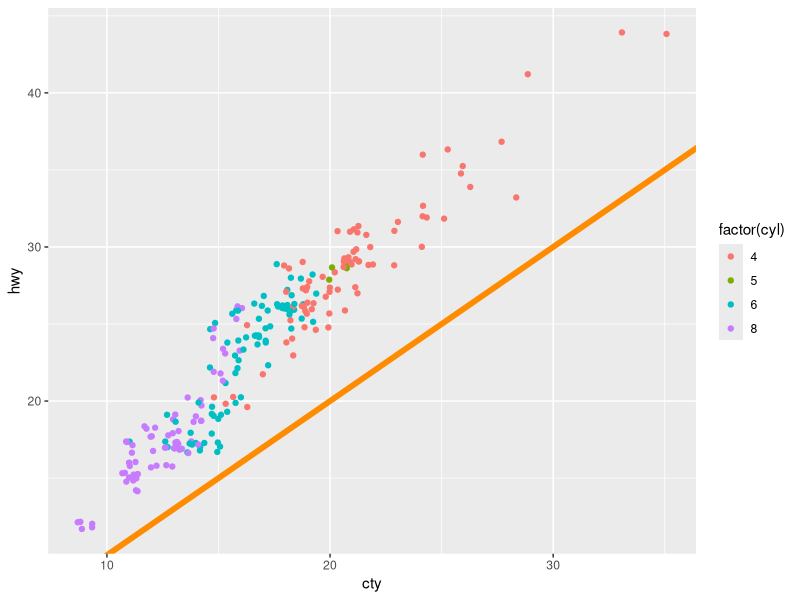
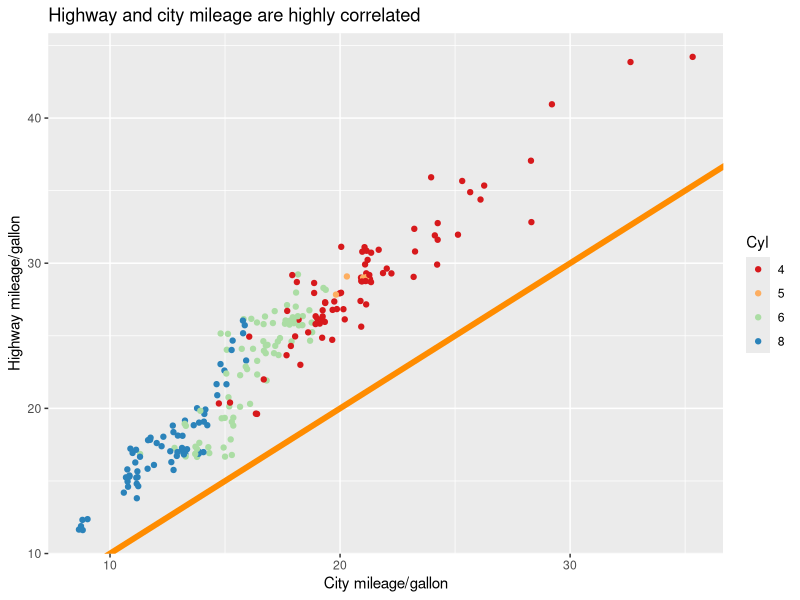

These figures' R source, in order:
library(ggplot2)
base <- ggplot(mpg, aes(cty, hwy, color = factor(cyl))) +
  #factor specify the category of data set( mane koy category er data ache ta define kore day)
  geom_jitter() + 
  geom_abline(colour = "darkorange", linewidth = 2)
#This line adds a straight line to the plot using the geom_abline() function. By default, this line will 
#have a slope of 1 and an intercept of 0, creating a 45-degree diagonal reference line.

base
labelled <- base +
  labs(
    x = "City mileage/gallon",
    y = "Highway mileage/gallon",
    colour = "Cyl",
    title = "Highway and city mileage are highly correlated"
  ) +
  scale_colour_brewer(type = "seq", palette = "Spectral")
labelled
